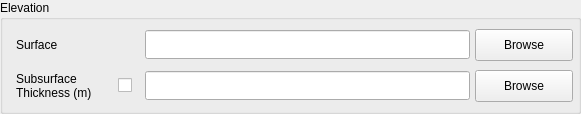
  <widget class="QGroupBox" name="groupBoxInput2">
   <property name="geometry">
    <rect>
     <x>15</x>
     <y>214</y>
     <width>581</width>
     <height>114</height>
    </rect>
   </property>
   <property name="title">
    <string>Elevation</string>
   </property>
   <widget class="QPushButton" name="pushButtonSurfaceElevationFile">
    <property name="geometry">
     <rect>
      <x>475</x>
      <y>29</y>
      <width>98</width>
      <height>32</height>
     </rect>
    </property>
    <property name="text">
     <string>Browse</string>
    </property>
    <property name="checkable">
     <bool>false</bool>
    </property>
    <property name="autoDefault">
     <bool>false</bool>
    </property>
    <property name="flat">
     <bool>false</bool>
    </property>
   </widget>
   <widget class="QLabel" name="textLabel1_6">
    <property name="geometry">
     <rect>
      <x>16</x>
      <y>29</y>
      <width>111</width>
      <height>31</height>
     </rect>
    </property>
    <property name="text">
     <string>Surface</string>
    </property>
   </widget>
   <widget class="QLineEdit" name="lineEditSurfaceElevationFile">
    <property name="geometry">
     <rect>
      <x>145</x>
      <y>30</y>
      <width>325</width>
      <height>29</height>
     </rect>
    </property>
    <property name="font">
     <font>
      <pointsize>14</pointsize>
      <weight>75</weight>
      <bold>true</bold>
     </font>
    </property>
   </widget>
   <widget class="QLineEdit" name="lineEditSubsurfaceThickness">
    <property name="geometry">
     <rect>
      <x>145</x>
      <y>71</y>
      <width>325</width>
      <height>29</height>
     </rect>
    </property>
    <property name="font">
     <font>
      <pointsize>14</pointsize>
      <weight>75</weight>
      <bold>true</bold>
     </font>
    </property>
   </widget>
   <widget class="QLabel" name="textLabelSubsurface">
    <property name="geometry">
     <rect>
      <x>16</x>
      <y>70</y>
      <width>131</width>
      <height>31</height>
     </rect>
    </property>
    <property name="text">
     <string>Subsurface
Thickness (m)</string>
    </property>
   </widget>
   <widget class="QPushButton" name="pushButtonSubsurfaceThickness">
    <property name="geometry">
     <rect>
      <x>475</x>
      <y>70</y>
      <width>98</width>
      <height>32</height>
     </rect>
    </property>
    <property name="text">
     <string>Browse</string>
    </property>
    <property name="checkable">
     <bool>false</bool>
    </property>
    <property name="autoDefault">
     <bool>false</bool>
    </property>
    <property name="flat">
     <bool>false</bool>
    </property>
   </widget>
   <widget class="QCheckBox" name="checkBoxSubsurfaceThickness">
    <property name="geometry">
     <rect>
      <x>118</x>
      <y>74</y>
      <width>16</width>
      <height>23</height>
     </rect>
    </property>
    <property name="text">
     <string/>
    </property>
   </widget>
  </widget>
